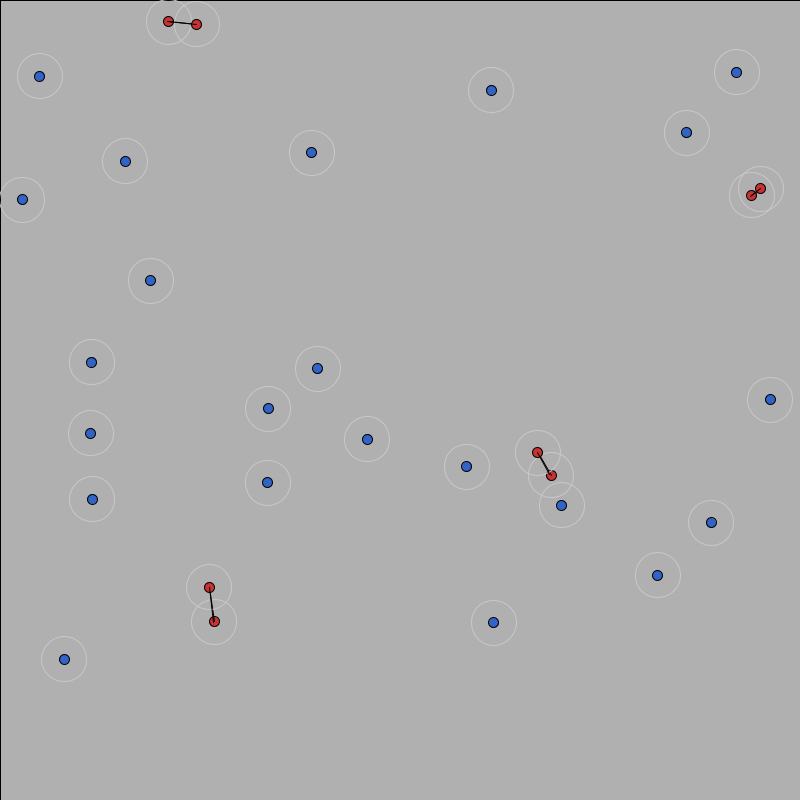
Frame 1 (no input)
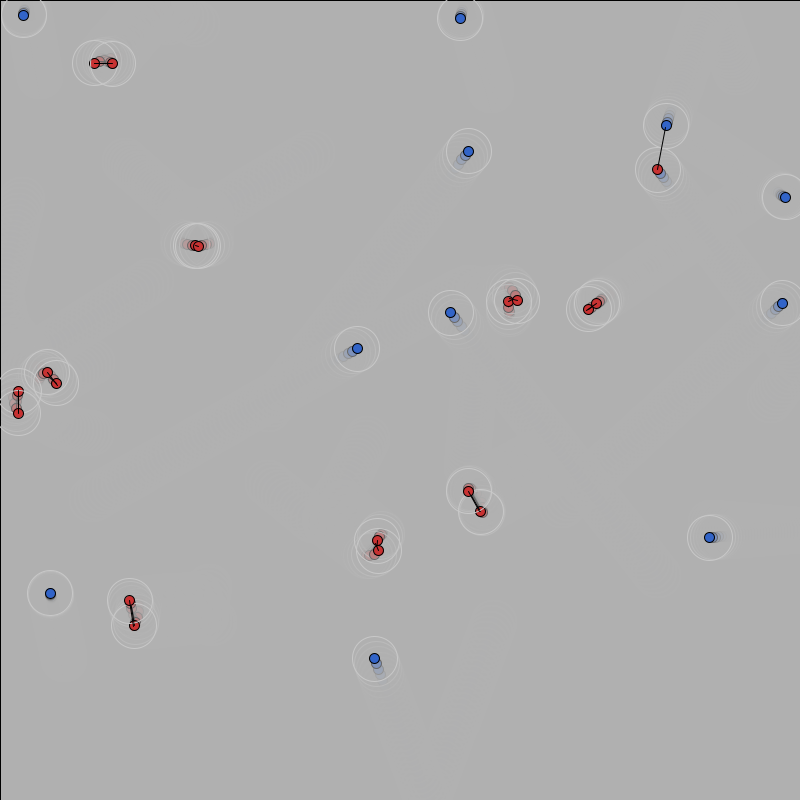
Frame 60 (the mouse pressed at the canvas centre just before this capture)
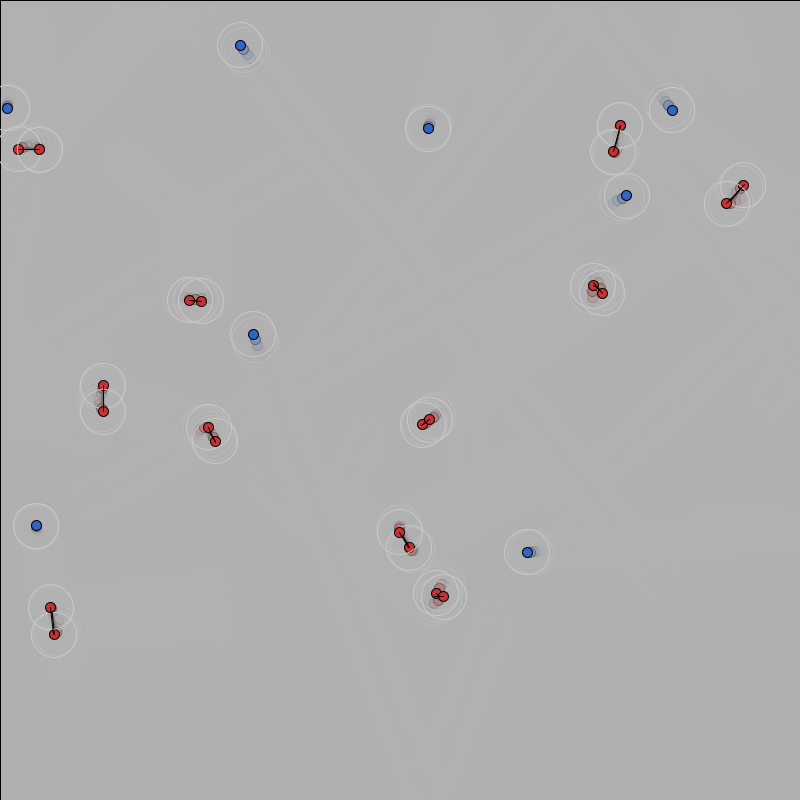
Frame 120 (the mouse held since frame 60 and released just before this capture)

The Processing sketch that drew these frames (run headless with seeded random() and noise(); from frame 60 on, the mouse is pressed at the canvas centre):

// Processing sketch: processing_5444
// ── processing_5444.pde

int num=30; //anzahl der kugeln
float atrac=0.0001;
float radius=45;
float geschw=0.2;
Module[] mods;


//-------------------------------------setup
void setup() 
{
  size(800, 800);
  background(176);
  stroke(0);
  geschw=0.2*30/num;
 // frameRate (30);
  mods = new Module[40];//vorsorglich, damit im laufenden Betrieb num bis auf 40 erhöht werden kann, die schleifen werden aber nur bis num durchlaufen
  for (int i = 0; i < 40; i++) {
    mods[i] = new Module(random(-geschw,geschw),random(-geschw,geschw),random(10,790) ,random(10,790) ,-1 ); //-1 steht für keine verbindung eingegangen 
  }
}//---------------------------------ende setup

void draw() //------------------------draw
{
  if (keyPressed==true){//anziehungskraft und reichweite verändern
    if (key=='A'){
      atrac=atrac*1.1;
    }
     if (key=='a'){
      atrac=atrac/1.1;
    }
    if (key=='R'){
      radius=radius*1.02;
    }
    if (key=='r'){
      radius=radius/1.02;
    }
    if (key=='n'){
      num=constrain(num-1,2,40);
      background(176);
       geschw=0.2*30/num;
  for (int i = 0; i < num; i++) {
    mods[i] = new Module(random(-geschw,geschw),random(-geschw,geschw),random(10,790) ,random(10,790) ,-1 ); //-1 steht für keine verbindung eingegangen 
  } 
    }
    if (key=='N'){
     num=constrain(num+1,2,40);
     background(176);
      geschw=0.2*30/num;
  for (int i = 0; i < num; i++) {
    mods[i] = new Module(random(-geschw,geschw),random(-geschw,geschw),random(10,790) ,random(10,790) ,-1 ); //-1 steht für keine verbindung eingegangen 
  } 
    }
  }
  fill(176,150);
  rect(0,0,800,800);

  for (int i = 0; i < num; i++) {
    mods[i].update();//bewegen und spiegeln an den wänden
    mods[i].conect();//auf verbindungen checken
    mods[i].draw();//zeichnen der linien und kreise
  }
}//----------------------------------ende draw


class Module {//----------------------def. module
  float mx, my;//x- und y-geschwindigketi
  float x, y ;//koordinaten
  int con; //array-nummer des bindungspartners
  float distanz=10000; 


  Module(float imx, float imy, float ix, float iy, int icon) {
    mx = imy;
    my = imx;
    x = ix;
    y = iy;
    con = icon;
  }

  void conect() {//---------module-methode conect
    for(int i=0; i < num; i++) {
      for(int j=i+1; j < num; j++) { // es muss nicht in beiden richtungen der abstand geprüft werden und der
        //abstand zu sich selbst darf nicht geprüft werden, sonst hieße das bindung mit sich selbst, daher ab i+1

        distanz=(mods[i].x-mods[j].x)*(mods[i].x-mods[j].x)+(mods[i].y-mods[j].y)*(mods[i].y-mods[j].y);
        //einfacher: quadrat der entfernung von mods[i] und mods[j]
       if(distanz <radius*radius&& mods[i].con==-1&&mods[j].con==-1){//falls in diesem durchlauf einer von beiden schon als bindungspartner gewählt, dann schluss
          //if(distanz < radius*radius){ //kein check auf mehrfachbindung!!!!!!!!!!!!!!!!!!!!!!!!!!!!!!!!!!!!!!!!!!!!!!!!!!!!!!!!!!!!!!!!!!!!!
          mods[j].con=i;//eintragung als bindungspartner
          mods[i].con=j;
        }
      }
    }

  }//------ende---module-methode conect

  // ---------------------module-methode update
  void update() {
    //hier kommmt das gummiband:
    float deltax,deltay,v2;
    for(int i=0; i < num; i++) {
      for(int j=i+1; j < num; j++) {
        if(mods[i].con==j&&mods[j].con==i){
          deltax=mods[i].x-mods[j].x;
          deltay=mods[i].y-mods[j].y;
          // die anziehung der bindungspartner 
          mods[i].mx=mods[i].mx-atrac*deltax;
          mods[j].mx=mods[j].mx+atrac*deltax;
          mods[i].my=mods[i].my-atrac*deltay;
          mods[j].my=mods[j].my+atrac*deltay;

        }
        v2=mods[j].mx*mods[j].mx+mods[j].my*mods[j].my;

        if(v2>geschw*geschw){//hier kommt die daempfung für zu große geschwindigkeiten
          //prop. zum geschwindigkeitsquadrat
          mods[j].mx=mods[j].mx*(geschw*geschw/v2);
          mods[j].my=mods[j].my*(geschw*geschw/v2);


        }
      }
    }

    for(int i=0; i < num; i++) {
      mods[i].x=mods[i].x+mods[i].mx;
      mods[i].y=mods[i].y+mods[i].my;

      if(mods[i].x>800){
        mods[i].mx=-mods[i].mx;
      }

      if(mods[i].y>800){
        mods[i].my=-mods[i].my;

      } 

      if(mods[i].x<0){
        mods[i].mx=-mods[i].mx;

      }

      if(mods[i].y<0){
        mods[i].my=-mods[i].my;

      }
    }
  } // -----------ende----------module-methode update

  // ------------------------module methode draw
  void draw() {
    fill(50,100,200);
    if(con >-1){
      fill(200,50,50);
    }
    ellipse(x,y,10,10);
    noFill();
    stroke(200);
    ellipse(x,y,radius,radius); 
    stroke(0);
    if(con>-1){
      line(x,y,mods[con].x,mods[con].y);
    }
  }  // ------------ende------------module methode draw
}//---------------------ende def. module



void mouseClicked(){//neustart
  background(176);
   geschw=0.2*30/num;
  for (int i = 0; i < num; i++) {
    mods[i] = new Module(random(-geschw,geschw),random(-geschw,geschw),random(10,790) ,random(10,790) ,-1 ); //-1 steht für keine verbindung eingegangen 
  } 
}
